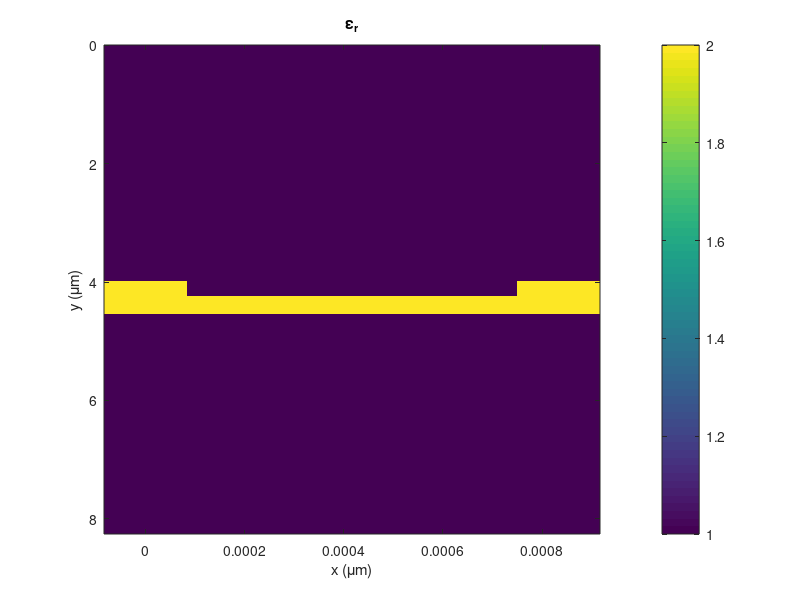

The MATLAB source for this figure: (Note: this script raises an error after producing the figure.)
%%%%%%%%%%%%%%%%%%%%%%%%%%%%%%%%%%%%%%%%%%%%%%%%%%%%%%%%%%%%%%%%%%%%%%%%%%
%   Resonance Grating - FDFD Simulation
%       This MATLAB files simulates a single period of a rectangular
%       grating using the Finite-Difference Frequency Domain method.
%       The wavelength sweep goes from 2 um to 1 um.
%%%%%%%%%%%%%%%%%%%%%%%%%%%%%%%%%%%%%%%%%%%%%%%%%%%%%%%%%%%%%%%%%%%%%%%%%%
set(0,'DefaultFigureWindowStyle','docked');

% close all;
clc;
clear all;
close all;

% UNITS
micrometers = 1;
millimeters = 1e3 * micrometers;
meters = 1e3 * millimeters;
degrees = pi/180;
seconds = 1;
hertz = 1/seconds;
gigahertz = 1e9 * hertz;

% CONSTANTS
c0 = 299792458 * meters/seconds;

% POINTS FOR SWEEP 
Nf = 501;
tot_ref = zeros(1,Nf);
tot_trn = tot_ref;
tot_con = tot_ref;

% FIGURE SETTINGS 
fig = 0;        % 0 for no figures, 1 for figure animation

%%%%%%%%%%%%%%%%%%%%%%%%%%%%%%%%%%%%%%%%%%%%%%%%%%%%%%%%%%%%%%%%%%%%%%%%%
%% DEFINE SIMULATION PARAMETERS
%%%%%%%%%%%%%%%%%%%%%%%%%%%%%%%%%%%%%%%%%%%%%%%%%%%%%%%%%%%%%%%%%%%%%%%%%
% SOURCE PARAMETERS
SRC.lam0 = 1.55 * micrometers;    % Free space wavelength
SRC.theta = 0 * degrees;
SRC.MODE = 'E';                   % EM mode
f0 = c0/SRC.lam0;
lam01 = 1.4 * micrometers;
lam02 = 1.7 * micrometers;
lam0 = linspace(lam01,lam02,Nf);

% GRATING PARAMETERS
lamd = 1.55 * micrometers;      % Design wavelength
fd   = c0/lamd;                 % Design frequency
ur   = 1.0;                     % Grating permeability
er   = 2.0;                     % Grating permittivity
nr   = sqrt(ur*er);             % Substrate refractive index 
w    = 0.5000*lamd;             % Tooth width
d    = 0.1500*lamd;             % Grating depth
t    = lamd/(2*nr);             % Substrate thickness
ff   = 0.5;                    % Fill fraction

% EXTERNAL MATERIALS
ur1 = 1.0;                    % Reflection region permeability
er1 = 1.0;                    % Reflection region permittivity
ur2 = 1.0;                    % Transmission region permeability
er2 = 1.0;                    % Transmission region permittivity

% GRID PARAMETERS
NRES = 60;                    % Grid resolution
BUFZ = 2*lam02 * [1 1];       % Spacer region above and below grating
DEV.NPML = [20 20];           % Size of PML at top and bottom of grid

Lr = linspace(0.001,lamd,Nf);
for n = 1:Nf
    L    = Lr(n);             % Grating period

%%%%%%%%%%%%%%%%%%%%%%%%%%%%%%%%%%%%%%%%%%%%%%%%%%%%%%%%%%%%%%%%%%%%%%%%%
%% CALCULATE OPTIMIZED GRID
%%%%%%%%%%%%%%%%%%%%%%%%%%%%%%%%%%%%%%%%%%%%%%%%%%%%%%%%%%%%%%%%%%%%%%%%%
% Calculate refractive indices
ndev = sqrt(ur*er);
nref = sqrt(ur1*er1);
ntrn = sqrt(ur2*er2);

% Consider wavelengths
lam_min = min([lam01 lam02])/max([ndev nref ntrn]);
dlam = lam_min/NRES; 

% Consider mechanical parameters
dmin = w;            % x2 is the smallest defined distance
dd = dmin/2;   % Delta for distance

% Choose the highest resolution
dx = dlam;
dy = dx;

% Snap grid to critical dimension (in this case L and d+t)
Nx = 2*ceil(L/dx/2) + 1;      % First guess at grid spacing (odd for periodic)
Ny = ceil((d+t)/dy);

% Calculate new grid resolutions
dx = L/Nx;
dy = (d+t)/Ny;

% Incorporate PML and spacer regions
Ny = Ny + DEV.NPML(1) + DEV.NPML(2) + ceil(BUFZ(1)/dy) + ceil(BUFZ(2)/dy);

% Calculate 2x grid
Nx2 = 2*Nx;
Ny2 = 2*Ny;
dx2 = dx/2;
dy2 = dy/2;
DEV.RES = [dx2,dy2];
xa2 = [0:Nx2-1]*dx2;
ya2 = [0:Ny2-1]*dy2;

%%%%%%%%%%%%%%%%%%%%%%%%%%%%%%%%%%%%%%%%%%%%%%%%%%%%%%%%%%%%%%%%%%%%%%%%%
%% BUILD DEVICE ON 2x GRID
%%%%%%%%%%%%%%%%%%%%%%%%%%%%%%%%%%%%%%%%%%%%%%%%%%%%%%%%%%%%%%%%%%%%%%%%%
UR2 = ur1*ones(Nx2,Ny2);
ER2 = er1*ones(Nx2,Ny2);

% Calculate start and stop indices for filling in the grid
nt1 = 2*DEV.NPML(1) + ceil(BUFZ(1)/dy2);
nt2 = nt1 + round(t/dy2) - 1;
% nd1 = round((nt2+nt1)/2);
% nd2 = nt2;
nd2 = nt2;
nd1 = nt2 - round(d/dy2);
nx1 = round(Nx2*ff/2);
nx2 = round(Nx2 - Nx2*ff/2);

% Fill in the permeability regions
UR2(:,:) = ur;

% Fill in the permittivity regions
ER2(:,nt1:nt2) = er;
ER2(nx1:nx2,nd1:nd2) = 1;


DEV.UR2 = fliplr(UR2);
DEV.ER2 = fliplr(ER2);

if fig
    subplot(121);
end
imagesc(xa2,ya2,DEV.ER2');
title('\epsilon_r');
xlabel('x (\mum)'); ylabel('y (\mum)');
colorbar;

%%%%%%%%%%%%%%%%%%%%%%%%%%%%%%%%%%%%%%%%%%%%%%%%%%%%%%%%%%%%%%%%%%%%%%%%%
%% IMPLEMENT FDFD
%%%%%%%%%%%%%%%%%%%%%%%%%%%%%%%%%%%%%%%%%%%%%%%%%%%%%%%%%%%%%%%%%%%%%%%%%
    tic;
    SRC.lam0 = lamd;         %angle of incidence
    DAT = fdfd2d(DEV,SRC);
    tot_ref(n) = DAT.REF;
    tot_trn(n) = DAT.TRN;
    tot_con(n) = DAT.CON;
    clc;
    time = toc;
    mint = floor(time*(Nf-n)/60);
    sec = round((time*(Nf-n)/60 - mint)*60);
    disp(['Estimated Time: ' num2str(mint) ' minutes '...
            num2str(sec) ' seconds']);
    disp([num2str(n) ' out of ' num2str(Nf) ' Iterations']);
%     figure(1);
%     plot(theta(1:n)./degrees,100.*tot_ref(1:n),'r','linewidth',2);
%     hold on;
%     plot(theta(1:n)./degrees,100.*tot_trn(1:n),'b','linewidth',2);
%     plot(theta(1:n)./degrees,100.*tot_con(1:n),'g','linewidth',2);
%     hold off;
%     title('Device Behavior');
%     xlabel('Angle of Incidence (degrees)'); ylabel('Power');
%     xlim([theta(1) theta(end)]./degrees); ylim([0 102]);
%     drawnow;
    
%     figure(1);
%     subplot(131);
%     imagesc(dx2.*[-floor(Nx2/2),floor(Nx2/2)],dy.*[0,Ny-1],DEV.UR2'); 
%     title('\mu_{r}');
%     xlabel('x (cm)'); ylabel('y (cm)'); caxis([1 10]);
%     colorbar;
%     axis equal tight;
% 
%     subplot(132);
%     imagesc(dx2.*[-floor(Nx2/2),floor(Nx2/2)],dy.*[0,Ny-1],DEV.ER2'); 
%     title('\epsilon_{r}');
%     xlabel('x (cm)'); ylabel('y (cm)'); caxis([1 10]);
%     colorbar;
%     axis equal tight;
    if fig
        subplot(122);
        imagesc(dx.*[0,Nx-1],dy.*[0,Ny-1],real(DAT.F)'); 
        title([SRC.MODE ' Mode @ ' num2str(SRC.lam0) ' \mum']);
        shading interp;
        xlabel('x (\mum)'); ylabel('y (\mum)');
        colorbar;
    %     axis equal tight;
        drawnow;
    end
end
%%%%%%%%%%%%%%%%%%%%%%%%%%%%%%%%%%%%%%%%%%%%%%%%%%%%%%%%%%%%%%%%%%%%%%%%%
%% DISPLAY
%%%%%%%%%%%%%%%%%%%%%%%%%%%%%%%%%%%%%%%%%%%%%%%%%%%%%%%%%%%%%%%%%%%%%%%%%

disp('DASHBOARD PARAMETERS:');
disp(['Source Frequency = ' num2str(f0(end)./gigahertz) ' GHz']);
disp(['Angle of Incidence = ' num2str(SRC.theta./degrees) ' degrees']);
disp(['Electromagnetic Mode = ' SRC.MODE]);
disp(['Device Design Frequency = ' num2str(fd./gigahertz) ' GHz']);
disp(['w = ' num2str(w./micrometers) ' mm']);
disp(['L = ' num2str(L./micrometers) ' mm']);
disp(['d = ' num2str(d./micrometers) ' mm']);
disp(['t = ' num2str(t./micrometers) ' mm']);
disp(['ur = ' num2str(ur)]);
disp(['er = ' num2str(er)]);
disp(['ur1 = ' num2str(ur1)]);
disp(['er1 = ' num2str(er1)]);
disp(['ur2 = ' num2str(ur2)]);
disp(['er2 = ' num2str(er2)]);
disp(['NRES = ' num2str(NRES)]);
disp(['BUFZ = [' num2str(BUFZ(1)/SRC.lam0) ' ' num2str(BUFZ(2)/SRC.lam0) ']*lam0']);
disp(['NPML = [' num2str(DEV.NPML(1)) ' ' num2str(DEV.NPML(2)) ']']);
disp(' ');

ref_diff_orders = find(DAT.RDE);
trn_diff_orders = find(DAT.TDE);
disp('REFLECTION DIFFRACTION ORDERS:');
for n = ref_diff_orders(1):ref_diff_orders(end)
    disp(['RDE(' num2str(n - ceil(Nx/2)) ') = ' num2str(100*DAT.RDE(n)) '%']);
end
disp(' ');
disp('TRANSMISSION DIFFRACTION ORDERS:');
for n = trn_diff_orders(1):trn_diff_orders(end)
    disp(['TDE(' num2str(n - ceil(Nx/2)) ') = ' num2str(100*DAT.TDE(n)) '%']);
end
disp(' ');

disp('OVERALL:');
disp(['REF = ' num2str(100*DAT.REF) '%']);
disp(['TRN = ' num2str(100*DAT.TRN) '%']);
disp(['CON = ' num2str(100*DAT.CON) '%']);

figure('color','white');
plot(Lr./lamd,100.*tot_ref,'r','linewidth',2);
hold on;
plot(Lr./lamd,100.*tot_trn,'b','linewidth',2);
plot(Lr./lamd,100.*tot_con,'--k','linewidth',2);
hold off;
title([SRC.MODE ' Mode Wavelength Sweep']);
xlabel('Wavelengths (\lambda)'); ylabel('Power (%)');
legend('Reflectance','Transmittance','Conservation');
% xlim([lam0(1) lam0(end)]./micrometers); 
ylim([0 102]);




